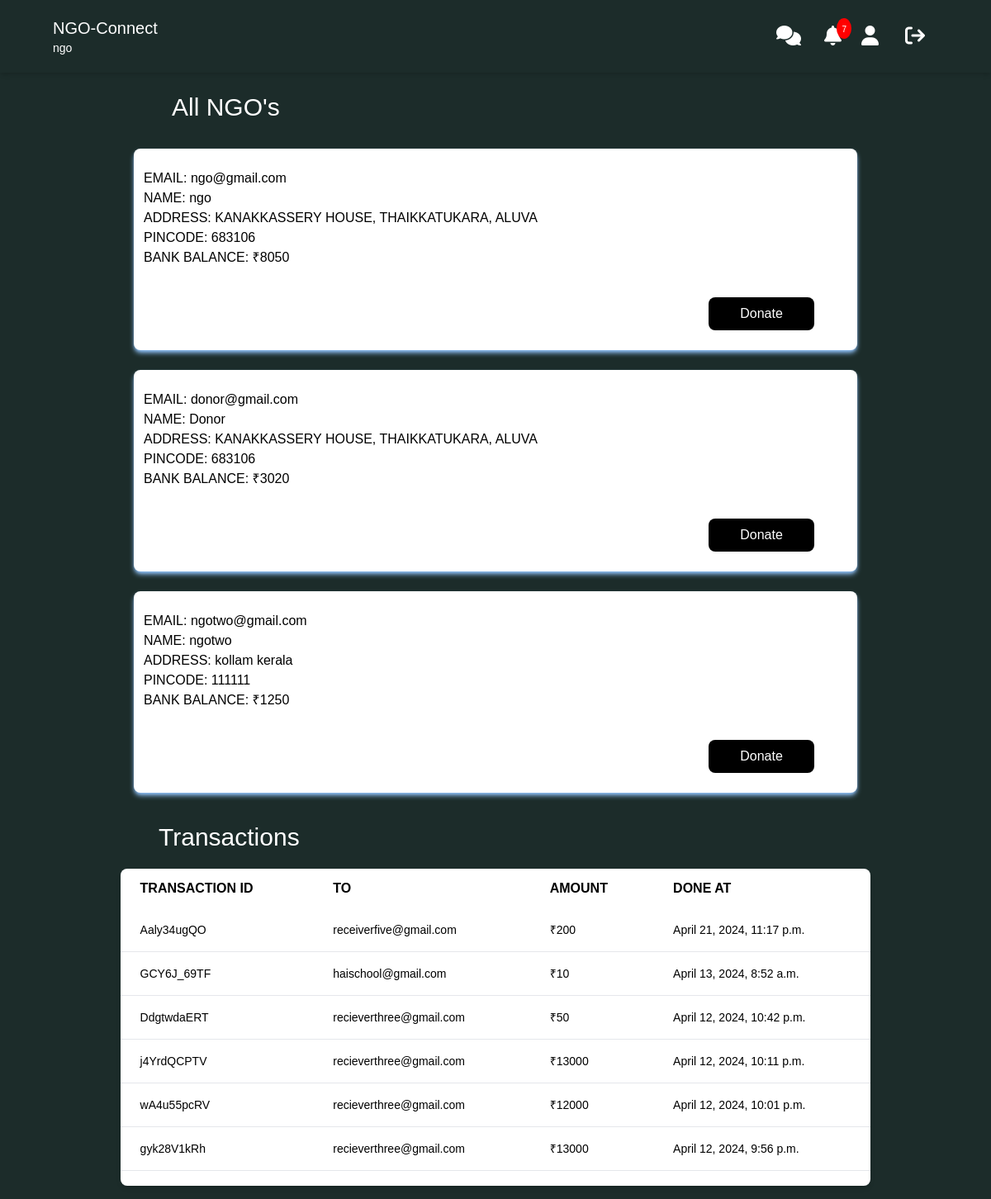
The page /donor/donor_base/ (signed in) on the database its author committed.
### base/models.py (models this page shows)
class ngousers(models.Model):
    user = models.OneToOneField(User, on_delete=models.CASCADE)
    user_type = models.CharField(max_length=10, choices=[
        ('NGO', 'NGO'),
        ('Donor', 'Donor'),
        ('Receiver','Receiver'),
    ])
    phone_number = models.CharField(max_length=13, null=True)
    address = models.CharField(max_length=100, null=True)
    pincode = models.CharField(max_length=10, null=True)
    is_balance_defined =models.BooleanField(default=False)

### ngo/models.py (models this page shows)
class NgoBankTransactions(models.Model):
    from_user = models.ForeignKey(User, on_delete=models.CASCADE, related_name='sent', null=True)
    to_user = models.ForeignKey(User, on_delete=models.CASCADE, related_name='received', null=True)
    amount = models.IntegerField(null=True)
    transaction_id = models.CharField(max_length=10, null=True)
    transaction_type = models.CharField(max_length=8, choices=(('credited', 'credited'), ('debited', 'debited')), null=True)
    done_at = models.DateTimeField(auto_now=True,blank=True, null=True)

### donor/views.py (the view)
# urls.py: path('donor_base/', views.donor_base, name="donor_base"),
@login_required(login_url="signup")
def donor_base(request):
    ngos = ngousers.objects.filter(user_type='NGO')
    ngos_with_balance = []
    for ngo in ngos:
        ngo_bank = NgoBank.objects.filter(user=ngo.user).first()
        ngo_bank_balance = ngo_bank.current_balance if ngo_bank else None
        ngos_with_balance.append({
            'ngo': ngo,
            'bank_balance': ngo_bank_balance,
        })
    notifications = Notifications.objects.filter(user=request.user).order_by('-id')
    notification_count = notifications.count()
    transactions = NgoBankTransactions.objects.filter(from_user=request.user).order_by('-done_at')
    context = {
        'ngos_with_balance': ngos_with_balance,
        'notifications': notifications,
        'notification_count': notification_count,
        'transactions' : transactions,
    }
    return render(request, 'donor_base.html', context)

### donor/templates/donor_base.html (shortened to what this page needs)
<!DOCTYPE html>
<html lang="en">
  <head>
    <script src="https://cdn.tailwindcss.com"></script>
    <link rel="stylesheet" href="https://cdnjs.cloudflare.com/ajax/libs/font-awesome/6.1.1/css/all.min.css" />
    <link
    rel="stylesheet"
    href="https://cdn.jsdelivr.net/npm/bootstrap-icons@1.3.0/font/bootstrap-icons.css"
    />
  </head>
  <body style="font-family: sans-serif; background-color: #1C2C2A;">
    <header
      class="lg:px-16 px-4 flex flex-wrap items-center py-4 shadow-md" style="background-color: #1C2C2A;"
    >
      <div class="flex-1 flex justify-between items-center">
        <a href="#" class="text-xl text-white">NGO-Connect <p class="text-sm ">{{ user.first_name }}</p></a>
      </div>
      <div class="hidden md:flex md:items-center md:w-auto w-full" id="menu">
        <nav>
          <ul
            class="md:flex items-center justify-between text-base text-gray-700 pt-4 md:pt-0"
          >
          <li><a class="lg:p-4 py-3 rounded-md px-0 mx-1 block text-white" href="/chat/chat"><i class="fa fa-comments fa-xl" aria-hidden="true"></i></a></li>
          <li class="relative">
            <a href="#" class="px-2" id="notificationButton">
              <div class="notification-icon">
                  <i class="fas fa-bell fa-xl text-white"></i>
                  <span class="badge">{{ notification_count }}</span>
              </div>
            </a>
          </li>
            <li><a class="md:p-4 py-3 px-0 block" href="/donor/donor_profile_page"><i class="fa fa-user text-white fa-xl" aria-hidden="true"></i></a></li>
            <li>
              <a class="md:p-4 py-3 px-0 block md:mb-0 mb-2" href="/logout"><i class="fa fa-sign-out fa-xl text-white" aria-hidden="true"></i></a>
            </li>
          </ul>
        </nav>
      </div>
    </header>
    <section class="text-center my-6 mx-4">
      <h1 class="text-left mx-48 my-5 text-3xl mt-5 text-white">All NGO's</h1>
      <div class="text-center">
        {% if ngos_with_balance %}
        <div class="flex flex-wrap justify-center">
            {% for item in ngos_with_balance %}
            <div class="w-3/4 mx-2 shadow-md shadow-blue-300 p-3 my-3 bg-white rounded-lg">
                <ul class="mt-3">
                    <li class="text-left">EMAIL: {{ item.ngo.user.username }}</li>
                    <li class="text-left">NAME: {{ item.ngo.user.first_name }}</li>
                    <li class="text-left">ADDRESS: {{ item.ngo.address }}</li>
                    <li class="text-left">PINCODE: {{ item.ngo.pincode }}</li>
                    <li class="text-left">BANK BALANCE: ₹{{ item.bank_balance|default:"0" }}</li>
                </ul>
                <br>
                <div class="flex justify-end mr-10">
                    <form method="post" action="/donor/donate_btn_request">
                        <button type="submit" class="my-3 px-3 w-32 h-10 bg-black text-white rounded-lg">Donate</button>
                    </form>
                </div>
            </div>
            {% endfor %}
        </div>
        {% endif %}
    </div>
  </section>
  {% if transactions %}
  <h1 class="text-left mx-48 my-5 text-3xl mt-5 text-white">Transactions</h1>
  <section id="transactions" class="m-4 px-4 flex justify-center items-center -z-10">
    <div class="relative overflow-x-auto overflow-y-auto h-96 shadow-md sm:rounded-lg w-4/5">
        <table class="w-full text-sm text-left rtl:text-right text-black dark:text-black">
            <thead class="text-xs text-black uppercase bg-white">
                <tr>
                    <th scope="col" class="px-6 py-3 text-base">
                        Transaction Id
                    </th>
                    <th scope="col" class="px-6 py-3 text-base">
                        To
                    </th>
                    <th scope="col" class="px-6 py-3 text-base">
                        Amount
                    </th>
                    <th scope="col" class="px-6 py-3 text-base">
                        Done At
                    </th>
                </tr>
            </thead>
            <tbody>
                {% for i in transactions %}
                <tr class="bg-white border-b dark:border-gray-700">
                    <th scope="row" class="px-6 py-4 font-medium text-black whitespace-nowrap dark:text-black">
                        {{ i.transaction_id }}
                    </th>
                    <td class="px-6 py-4">
                        {{ i.to_user }}
                    </td>
                    <td class="px-6 py-4">
                        ₹{{ i.amount }}
                    </td>
                    <td class="px-6 py-4">
                        {{ i.done_at }}
                    </td>
                </tr>
                {% endfor %}
            </tbody>
        </table>
    </div>
    {% endif %}
  </section>
  </body>
</html>

### donor/templates/donor_base.html (style rules this page uses)
.notification-icon { position: relative; display: inline-block; }
.badge { position: absolute; top: -10px; right: -12px; background-color: red; color: white; border-radius: 50%; padding: 2px 6px; font-size: 10px; height: 25px; }

### rows shown on the page
ngousers: ngo.user.username "ngo@gmail.com", ngo.user.first_name "ngo", ngo.address "KANAKKASSERY HOUSE, THAIKKATUKARA, ALUVA", ngo.pincode "683106", bank_balance "8050"
ngousers: ngo.user.username "donor@gmail.com", ngo.user.first_name "Donor", ngo.address "KANAKKASSERY HOUSE, THAIKKATUKARA, ALUVA", ngo.pincode "683106", bank_balance "3020"
ngousers: ngo.user.username "ngotwo@gmail.com", ngo.user.first_name "ngotwo", ngo.address "kollam kerala", ngo.pincode "111111", bank_balance "1250"
NgoBankTransactions: transaction_id "Aaly34ugQO", to_user "receiverfive@gmail.com", amount "200", done_at "April 21, 2024, 11:17 p.m."
NgoBankTransactions: transaction_id "GCY6J_69TF", to_user "haischool@gmail.com", amount "10", done_at "April 13, 2024, 8:52 a.m."
NgoBankTransactions: transaction_id "DdgtwdaERT", to_user "recieverthree@gmail.com", amount "50", done_at "April 12, 2024, 10:42 p.m."
NgoBankTransactions: transaction_id "j4YrdQCPTV", to_user "recieverthree@gmail.com", amount "13000", done_at "April 12, 2024, 10:11 p.m."
NgoBankTransactions: transaction_id "wA4u55pcRV", to_user "recieverthree@gmail.com", amount "12000", done_at "April 12, 2024, 10:01 p.m."
NgoBankTransactions: transaction_id "gyk28V1kRh", to_user "recieverthree@gmail.com", amount "13000", done_at "April 12, 2024, 9:56 p.m."

### other values the page prints
{{ user.first_name }} "ngo"
{{ notification_count }} "7"
